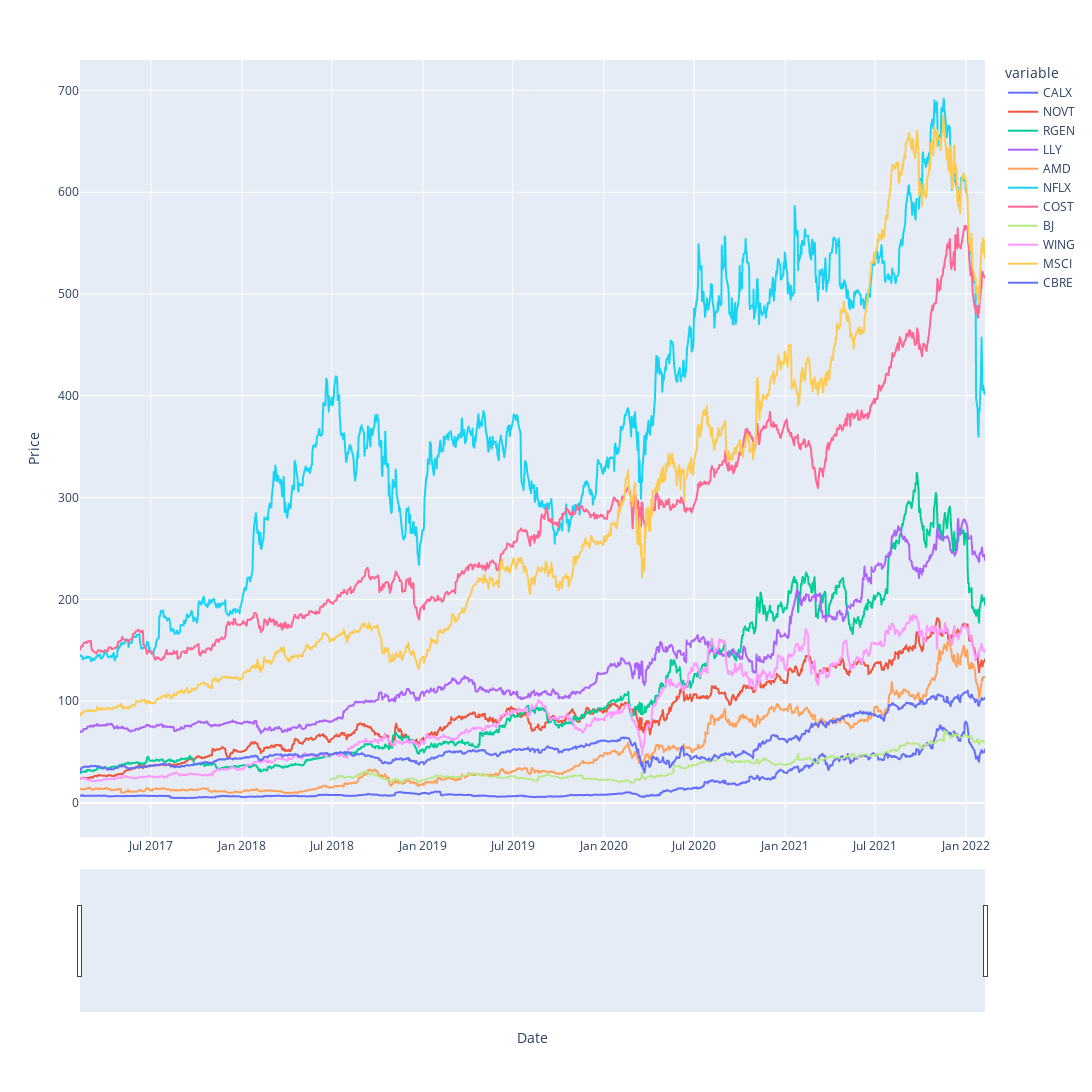

Notebook code for this chart:
### Markdown cell above
## Plot Price of Investments over Total Dataset

### Code cell
fig = px.line(mult_df, x=mult_df.index, y=mult_df.columns)
fig.update_xaxes(title="Date", rangeslider_visible=True)
fig.update_yaxes(title="Price")
fig.update_layout(height=1200, width=1800, 
                  showlegend=True)
fig.show()

### Figure 1 — Plotly figure (JSON) as saved in the notebook; plotly's stock layout.template omitted (floating-point values rounded to 4 significant figures; data arrays with more than 128 entries replaced by an {"elided": "..."} marker saying what was removed)
{"data": [{"hovertemplate": "variable=CALX<br>Date=%{x}<br>value=%{y}<extra></extra>", "legendgroup": "CALX", "line": {"color": "#636efa", "dash": "solid"}, "marker": {"symbol": "circle"}, "mode": "lines", "name": "CALX", "showlegend": true, "type": "scattergl", "x": {"elided": "1260 str values"}, "xaxis": "x", "y": {"elided": "1260 float values"}, "yaxis": "y"}, {"hovertemplate": "variable=NOVT<br>Date=%{x}<br>value=%{y}<extra></extra>", "legendgroup": "NOVT", "line": {"color": "#EF553B", "dash": "solid"}, "marker": {"symbol": "circle"}, "mode": "lines", "name": "NOVT", "showlegend": true, "type": "scattergl", "x": {"elided": "1260 str values"}, "xaxis": "x", "y": {"elided": "1260 float values"}, "yaxis": "y"}, {"hovertemplate": "variable=RGEN<br>Date=%{x}<br>value=%{y}<extra></extra>", "legendgroup": "RGEN", "line": {"color": "#00cc96", "dash": "solid"}, "marker": {"symbol": "circle"}, "mode": "lines", "name": "RGEN", "showlegend": true, "type": "scattergl", "x": {"elided": "1260 str values"}, "xaxis": "x", "y": {"elided": "1260 float values"}, "yaxis": "y"}, {"hovertemplate": "variable=LLY<br>Date=%{x}<br>value=%{y}<extra></extra>", "legendgroup": "LLY", "line": {"color": "#ab63fa", "dash": "solid"}, "marker": {"symbol": "circle"}, "mode": "lines", "name": "LLY", "showlegend": true, "type": "scattergl", "x": {"elided": "1260 str values"}, "xaxis": "x", "y": {"elided": "1260 float values"}, "yaxis": "y"}, {"hovertemplate": "variable=AMD<br>Date=%{x}<br>value=%{y}<extra></extra>", "legendgroup": "AMD", "line": {"color": "#FFA15A", "dash": "solid"}, "marker": {"symbol": "circle"}, "mode": "lines", "name": "AMD", "showlegend": true, "type": "scattergl", "x": {"elided": "1260 str values"}, "xaxis": "x", "y": {"elided": "1260 float values"}, "yaxis": "y"}, {"hovertemplate": "variable=NFLX<br>Date=%{x}<br>value=%{y}<extra></extra>", "legendgroup": "NFLX", "line": {"color": "#19d3f3", "dash": "solid"}, "marker": {"symbol": "circle"}, "mode": "lines", "name": "NFLX", "showlegend": true, "type": "scattergl", "x": {"elided": "1260 str values"}, "xaxis": "x", "y": {"elided": "1260 float values"}, "yaxis": "y"}, {"hovertemplate": "variable=COST<br>Date=%{x}<br>value=%{y}<extra></extra>", "legendgroup": "COST", "line": {"color": "#FF6692", "dash": "solid"}, "marker": {"symbol": "circle"}, "mode": "lines", "name": "COST", "showlegend": true, "type": "scattergl", "x": {"elided": "1260 str values"}, "xaxis": "x", "y": {"elided": "1260 float values"}, "yaxis": "y"}, {"hovertemplate": "variable=BJ<br>Date=%{x}<br>value=%{y}<extra></extra>", "legendgroup": "BJ", "line": {"color": "#B6E880", "dash": "solid"}, "marker": {"symbol": "circle"}, "mode": "lines", "name": "BJ", "showlegend": true, "type": "scattergl", "x": {"elided": "1260 str values"}, "xaxis": "x", "y": {"elided": "1260 float values"}, "yaxis": "y"}, {"hovertemplate": "variable=WING<br>Date=%{x}<br>value=%{y}<extra></extra>", "legendgroup": "WING", "line": {"color": "#FF97FF", "dash": "solid"}, "marker": {"symbol": "circle"}, "mode": "lines", "name": "WING", "showlegend": true, "type": "scattergl", "x": {"elided": "1260 str values"}, "xaxis": "x", "y": {"elided": "1260 float values"}, "yaxis": "y"}, {"hovertemplate": "variable=MSCI<br>Date=%{x}<br>value=%{y}<extra></extra>", "legendgroup": "MSCI", "line": {"color": "#FECB52", "dash": "solid"}, "marker": {"symbol": "circle"}, "mode": "lines", "name": "MSCI", "showlegend": true, "type": "scattergl", "x": {"elided": "1260 str values"}, "xaxis": "x", "y": {"elided": "1260 float values"}, "yaxis": "y"}, {"hovertemplate": "variable=CBRE<br>Date=%{x}<br>value=%{y}<extra></extra>", "legendgroup": "CBRE", "line": {"color": "#636efa", "dash": "solid"}, "marker": {"symbol": "circle"}, "mode": "lines", "name": "CBRE", "showlegend": true, "type": "scattergl", "x": {"elided": "1260 str values"}, "xaxis": "x", "y": {"elided": "1260 float values"}, "yaxis": "y"}], "layout": {"height": 1200, "legend": {"title": {"text": "variable"}, "tracegroupgap": 0}, "margin": {"t": 60}, "showlegend": true, "width": 1800, "xaxis": {"anchor": "y", "domain": [0, 1], "rangeslider": {"visible": true}, "title": {"text": "Date"}}, "yaxis": {"anchor": "x", "domain": [0, 1], "title": {"text": "Price"}}}}
